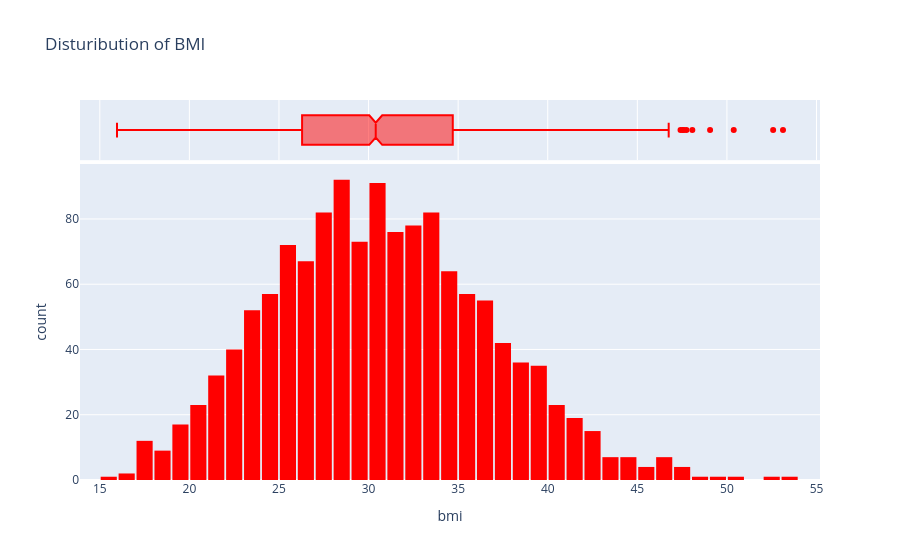

Notebook source saved alongside this figure:
### Markdown cell above
### bmi

### Code cell
fig1 = px.histogram(
    medical_df,
    x = "bmi",
    marginal="box",
    nbins=39,
    color_discrete_sequence=["red"],
    title="Disturibution of BMI"
)

fig1.update_layout(bargap = 0.1)
fig1.show()

### Figure 1 — Plotly figure (JSON) as saved in the notebook; plotly's stock layout.template omitted (floating-point values rounded to 4 significant figures; data arrays with more than 128 entries replaced by an {"elided": "..."} marker saying what was removed)
{"data": [{"bingroup": "x", "hovertemplate": "bmi=%{x}<br>count=%{y}<extra></extra>", "legendgroup": "", "marker": {"color": "red", "pattern": {"shape": ""}}, "name": "", "nbinsx": 39, "orientation": "v", "showlegend": false, "type": "histogram", "x": {"elided": "1338 float values"}, "xaxis": "x", "yaxis": "y"}, {"hovertemplate": "bmi=%{x}<extra></extra>", "legendgroup": "", "marker": {"color": "red"}, "name": "", "notched": true, "showlegend": false, "type": "box", "x": {"elided": "1338 float values"}, "xaxis": "x2", "yaxis": "y2"}], "layout": {"bargap": 0.1, "barmode": "relative", "legend": {"tracegroupgap": 0}, "title": {"text": "Disturibution of BMI"}, "xaxis": {"anchor": "y", "domain": [0, 1], "title": {"text": "bmi"}}, "xaxis2": {"anchor": "y2", "domain": [0, 1], "matches": "x", "showgrid": true, "showticklabels": false}, "yaxis": {"anchor": "x", "domain": [0, 0.8316], "title": {"text": "count"}}, "yaxis2": {"anchor": "x2", "domain": [0.8416, 1], "matches": "y2", "showgrid": false, "showline": false, "showticklabels": false, "ticks": ""}}}
